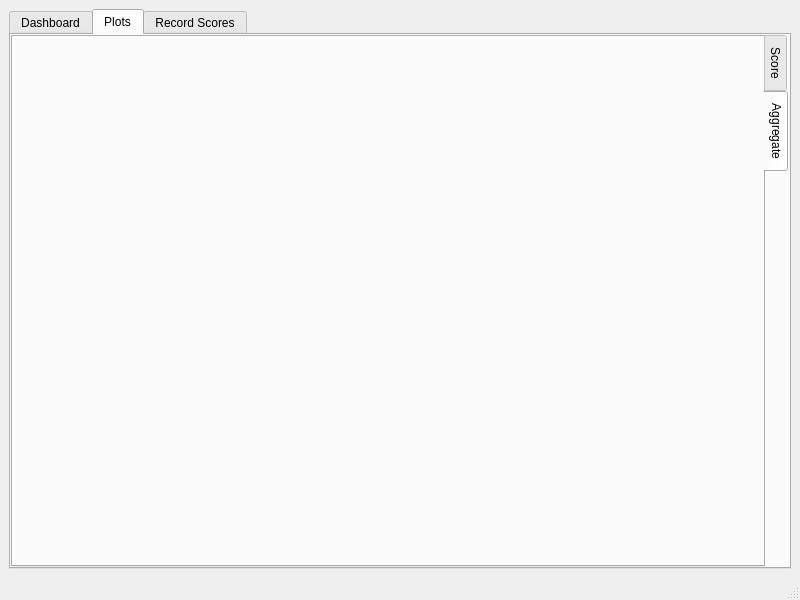
<?xml version="1.0" encoding="UTF-8"?>
<ui version="4.0">
 <class>magDartDashboard</class>
 <widget class="QMainWindow" name="magDartDashboard">
  <property name="geometry">
   <rect>
    <x>0</x>
    <y>0</y>
    <width>800</width>
    <height>600</height>
   </rect>
  </property>
  <property name="windowTitle">
   <string>MainWindow</string>
  </property>
  <widget class="QWidget" name="centralwidget">
   <layout class="QGridLayout" name="gridLayout_2">
    <item row="0" column="0">
     <layout class="QVBoxLayout" name="verticalLayout">
      <item>
       <widget class="QTabWidget" name="display_tab">
        <property name="currentIndex">
         <number>1</number>
        </property>
        <widget class="QWidget" name="dash_tab">
         <attribute name="title">
          <string>Dashboard</string>
         </attribute>
         <layout class="QGridLayout" name="gridLayout_4">
          <item row="0" column="0">
           <layout class="QGridLayout" name="gridLayout">
            <item row="1" column="0">
             <widget class="QLineEdit" name="player_query_dash"/>
            </item>
            <item row="1" column="1">
             <widget class="QPushButton" name="submit_dash">
              <property name="text">
               <string>OK</string>
              </property>
             </widget>
            </item>
            <item row="2" column="0" colspan="2">
             <widget class="QTextEdit" name="display_dash">
              <property name="sizeIncrement">
               <size>
                <width>0</width>
                <height>0</height>
               </size>
              </property>
              <property name="readOnly">
               <bool>true</bool>
              </property>
             </widget>
            </item>
           </layout>
          </item>
         </layout>
        </widget>
        <widget class="QWidget" name="plotting_tab">
         <attribute name="title">
          <string>Plots</string>
         </attribute>
         <layout class="QGridLayout" name="gridLayout_10">
          <property name="leftMargin">
           <number>0</number>
          </property>
          <property name="topMargin">
           <number>0</number>
          </property>
          <property name="rightMargin">
           <number>0</number>
          </property>
          <property name="bottomMargin">
           <number>0</number>
          </property>
          <item row="1" column="0">
           <layout class="QGridLayout" name="gridLayout_3">
            <item row="0" column="0">
             <widget class="QTabWidget" name="tabWidget">
              <property name="tabPosition">
               <enum>QTabWidget::East</enum>
              </property>
              <property name="currentIndex">
               <number>1</number>
              </property>
              <widget class="QWidget" name="score_tab">
               <attribute name="title">
                <string>Score</string>
               </attribute>
               <layout class="QVBoxLayout" name="verticalLayout_8">
                <property name="leftMargin">
                 <number>0</number>
                </property>
                <property name="topMargin">
                 <number>0</number>
                </property>
                <property name="rightMargin">
                 <number>0</number>
                </property>
                <property name="bottomMargin">
                 <number>0</number>
                </property>
                <item>
                 <layout class="QVBoxLayout" name="score_layout"/>
                </item>
               </layout>
              </widget>
              <widget class="QWidget" name="aggregate_tab">
               <attribute name="title">
                <string>Aggregate</string>
               </attribute>
               <layout class="QVBoxLayout" name="verticalLayout_6">
                <property name="leftMargin">
                 <number>0</number>
                </property>
                <property name="topMargin">
                 <number>0</number>
                </property>
                <property name="rightMargin">
                 <number>0</number>
                </property>
                <property name="bottomMargin">
                 <number>0</number>
                </property>
                <item>
                 <layout class="QVBoxLayout" name="aggregate_layout"/>
                </item>
               </layout>
              </widget>
             </widget>
            </item>
           </layout>
          </item>
         </layout>
        </widget>
        <widget class="QWidget" name="record_tab">
         <attribute name="title">
          <string>Record Scores</string>
         </attribute>
         <layout class="QVBoxLayout" name="verticalLayout_3">
          <property name="leftMargin">
           <number>0</number>
          </property>
          <property name="topMargin">
           <number>0</number>
          </property>
          <property name="rightMargin">
           <number>0</number>
          </property>
          <property name="bottomMargin">
           <number>0</number>
          </property>
          <item>
           <widget class="QFrame" name="frame">
            <property name="frameShape">
             <enum>QFrame::StyledPanel</enum>
            </property>
            <property name="frameShadow">
             <enum>QFrame::Raised</enum>
            </property>
            <layout class="QVBoxLayout" name="verticalLayout_4">
             <property name="leftMargin">
              <number>0</number>
             </property>
             <property name="topMargin">
              <number>0</number>
             </property>
             <property name="rightMargin">
              <number>0</number>
             </property>
             <property name="bottomMargin">
              <number>0</number>
             </property>
             <item>
              <layout class="QVBoxLayout" name="verticalLayout_2"/>
             </item>
            </layout>
           </widget>
          </item>
         </layout>
        </widget>
       </widget>
      </item>
     </layout>
    </item>
   </layout>
  </widget>
  <widget class="QMenuBar" name="menubar">
   <property name="geometry">
    <rect>
     <x>0</x>
     <y>0</y>
     <width>800</width>
     <height>22</height>
    </rect>
   </property>
  </widget>
  <widget class="QStatusBar" name="statusbar"/>
 </widget>
 <resources/>
 <connections/>
</ui>
